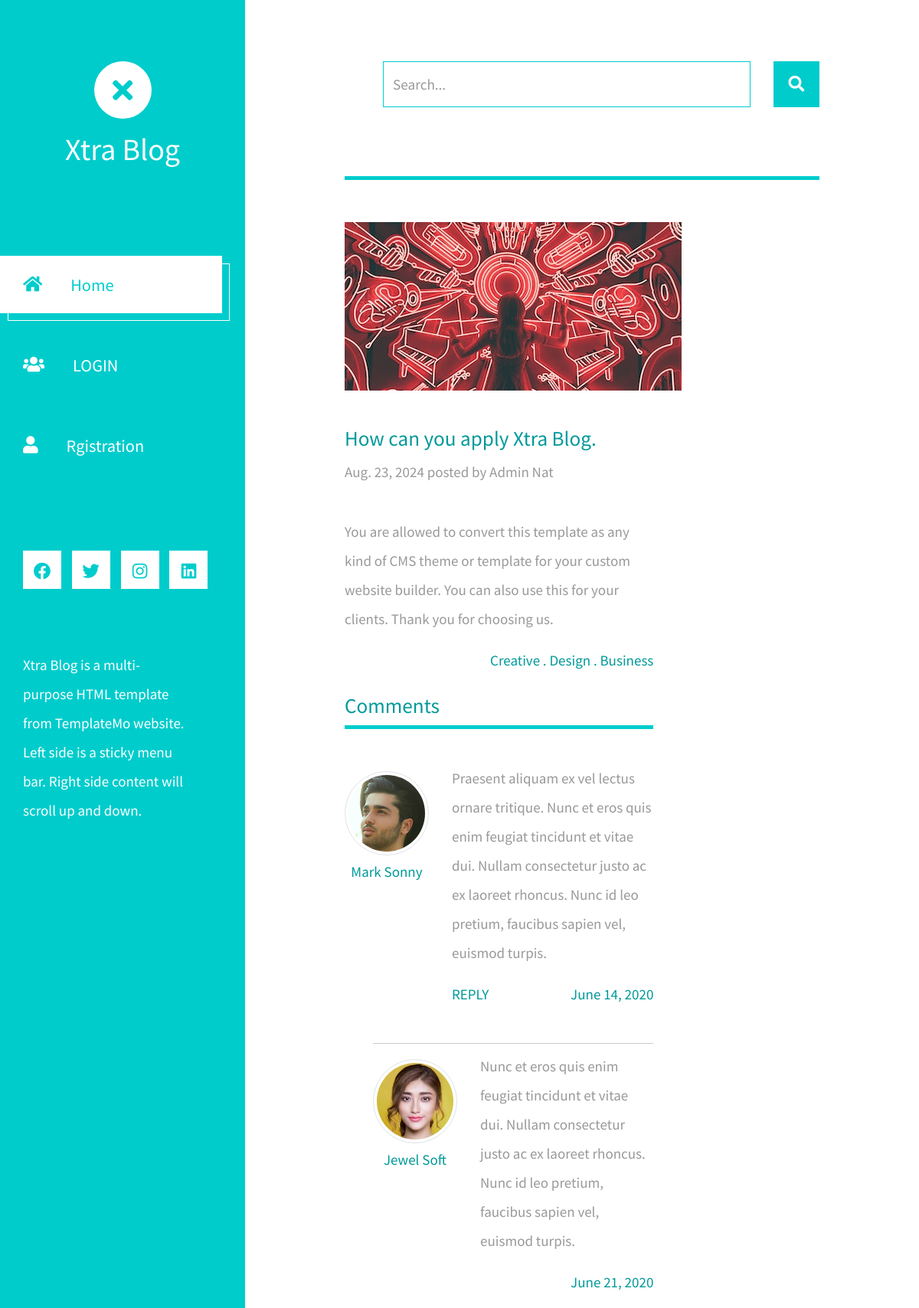
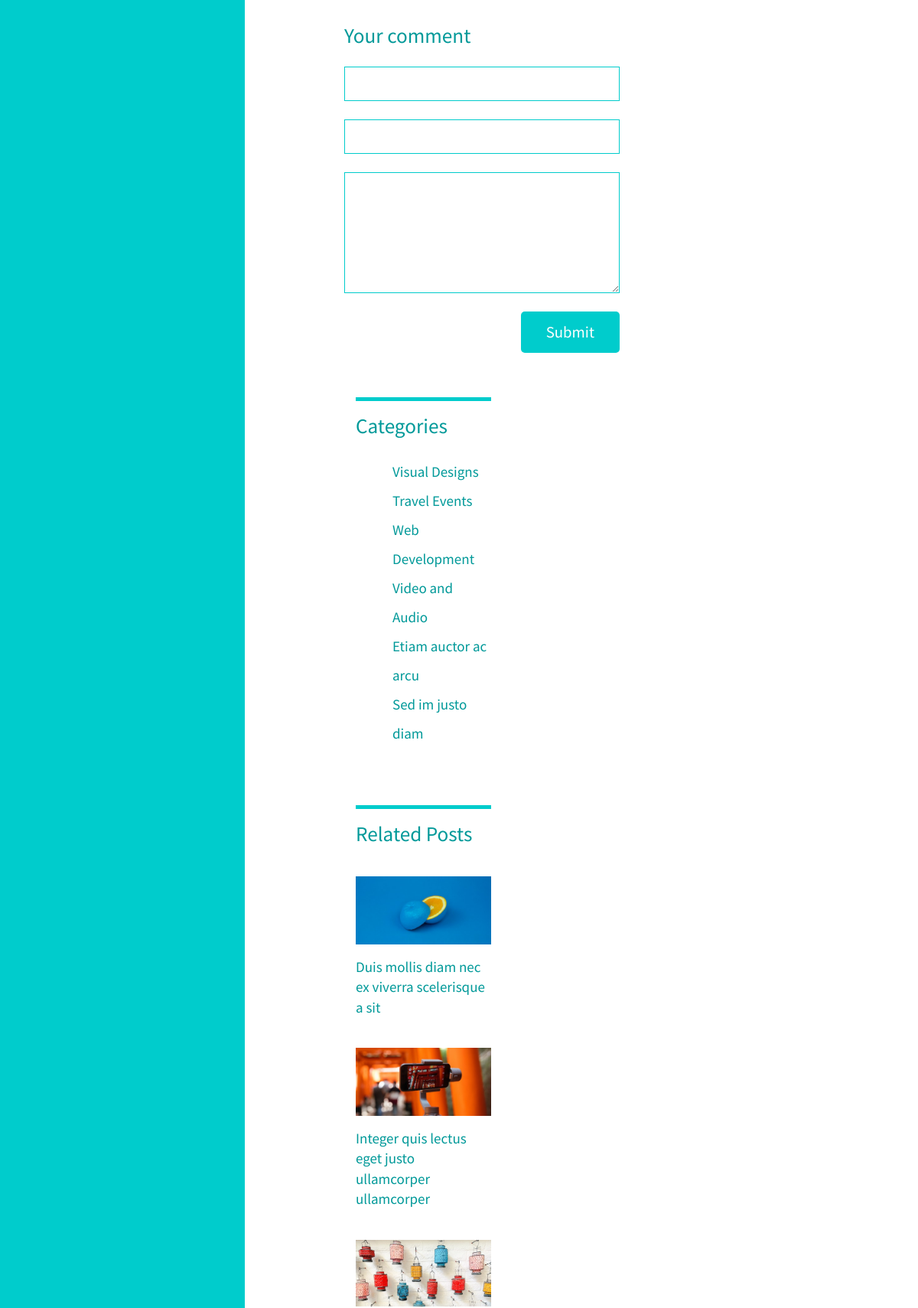
/post/6 (upper part), run on the app's committed database (2 pictures, top to bottom).
### blog1/models.py (models this page shows, shortened)
class Post(models.Model):
    item = models.CharField(max_length=100,blank=False)
    image = models.ImageField(upload_to='images/', blank=True)
    content = models.TextField(max_length=500,blank=False)
    date = models.DateField(auto_now=True)

### blog1/views.py (the view)
# urls.py: path("post/<int:id>",views.post,name="post"),
def post(request,id):
    post=Post.objects.get(id=id)
    return render(request,'post.html',{"post":post})

### blog1/templates/post.html (shortened to what this page needs)
{% extends 'theme.html' %}
{% load static%}
{% block content %}
<div class="container-fluid">
    <main class="tm-main">
        <div class="row tm-row">
            <div class="col-12">
                <form method="GET" class="form-inline tm-mb-80 tm-search-form">
                    <input class="form-control tm-search-input" name="query" type="text" placeholder="Search..."
                        aria-label="Search">
                    <button class="tm-search-button" type="submit">
                        <i class="fas fa-search tm-search-icon" aria-hidden="true"></i>
                    </button>
                </form>
            </div>
        </div>
        <div class="row tm-row">
            <div class="col-12">
                <hr class="tm-hr-primary tm-mb-55">
                <img src="{{post.image.url}}">
            </div>
        </div>
        <div class="row tm-row">
            <div class="col-lg-8 tm-post-col">
                <div class="tm-post-full">
                    <div class="mb-4">
                        <br>
                        <h2 class="pt-2 tm-color-primary tm-post-title">{{post.item}}</h2>
                        <p class="tm-mb-40">{{post.date}} posted by Admin Nat</p>
                        <p>
                            {{post.content}}
                        </p>
                        <span class="d-block text-right tm-color-primary">Creative . Design . Business</span>
                    </div>
                        <h2 class="tm-color-primary tm-post-title">Comments</h2>
                        <hr class="tm-hr-primary tm-mb-45">
                        <div class="tm-comment tm-mb-45">
                            <figure class="tm-comment-figure">
                                <img src="{% static 'img/comment-1.jpg' %}" alt="Image"
                                    class="mb-2 rounded-circle img-thumbnail">
                                <figcaption class="tm-color-primary text-center">Mark Sonny</figcaption>
                            </figure>
                            <div>
                                <p>
                                    Praesent aliquam ex vel lectus ornare tritique. Nunc et eros
                                    quis enim feugiat tincidunt et vitae dui. Nullam consectetur
                                    justo ac ex laoreet rhoncus. Nunc id leo pretium, faucibus
                                    sapien vel, euismod turpis.
                                </p>
                                <div class="d-flex justify-content-between">
                                    <a href="#" class="tm-color-primary">REPLY</a>
                                    <span class="tm-color-primary">June 14, 2020</span>
                                </div>
                            </div>
                        </div>
                        <div class="tm-comment-reply tm-mb-45">
                            <hr>
                            <div class="tm-comment">
                                <figure class="tm-comment-figure">
                                    <img src="{% static 'img/comment-2.jpg' %}" alt="Image"
                                        class="mb-2 rounded-circle img-thumbnail">
                                    <figcaption class="tm-color-primary text-center">Jewel Soft</figcaption>
                                </figure>
                                <p>
                                    Nunc et eros quis enim feugiat tincidunt et vitae dui.
                                    Nullam consectetur justo ac ex laoreet rhoncus. Nunc
                                    id leo pretium, faucibus sapien vel, euismod turpis.
                                </p>
                            </div>
                            <span class="d-block text-right tm-color-primary">June 21, 2020</span>
                        </div>
                        <form action="" class="mb-5 tm-comment-form">
                            <h2 class="tm-color-primary tm-post-title mb-4">Your comment</h2>
                            <div class="mb-4">
                                <input class="form-control" name="name" type="text">
                            </div>
                            <div class="mb-4">
                                <input class="form-control" name="email" type="text">
                            </div>
                            <div class="mb-4">
                                <textarea class="form-control" name="message" rows="6"></textarea>
                            </div>
                            <div class="text-right">
                                <button class="tm-btn tm-btn-primary tm-btn-small">Submit</button>
                            </div>
                        </form>
                    </div>
                </div>
            </div>
            <aside class="col-lg-4 tm-aside-col">
                <div class="tm-post-sidebar">
                    <hr class="mb-3 tm-hr-primary">
                    <h2 class="mb-4 tm-post-title tm-color-primary">Categories</h2>
                    <ul class="tm-mb-75 pl-5 tm-category-list">
                        <li><a href="#" class="tm-color-primary">Visual Designs</a></li>
                        <li><a href="#" class="tm-color-primary">Travel Events</a></li>
                        <li><a href="#" class="tm-color-primary">Web Development</a></li>
                        <li><a href="#" class="tm-color-primary">Video and Audio</a></li>
                        <li><a href="#" class="tm-color-primary">Etiam auctor ac arcu</a></li>
                        <li><a href="#" class="tm-color-primary">Sed im justo diam</a></li>
                    </ul>
                    <hr class="mb-3 tm-hr-primary">
                    <h2 class="tm-mb-40 tm-post-title tm-color-primary">Related Posts</h2>
                    <a href="#" class="d-block tm-mb-40">
                        <figure>
                            <img src="{% static 'img/img-02.jpg' %}" alt="Image" class="mb-3 img-fluid">
                            <figcaption class="tm-color-primary">Duis mollis diam nec ex viverra scelerisque a sit
                            </figcaption>
                        </figure>
                    </a>
                    <a href="#" class="d-block tm-mb-40">
                        <figure>
                            <img src="{% static 'img/img-05.jpg' %}" alt="Image" class="mb-3 img-fluid">
                            <figcaption class="tm-color-primary">Integer quis lectus eget justo ullamcorper ullamcorper
                            </figcaption>
                        </figure>
                    </a>
                    <a href="#" class="d-block tm-mb-40">
                        <figure>
                            <img src="{% static 'img/img-06.jpg' %}" alt="Image" class="mb-3 img-fluid">
                        </figure>
                    </a>
                </div>
            </aside>
        </div>
        {% endblock %}

### data on the page
Post: image (picture), item "How can you apply Xtra Blog.", date "Aug. 23, 2024", content "You are allowed to convert this template as any kind of CMS theme or template for your custom website builder. You can also use this for your clients. Thank you for choosing us."
